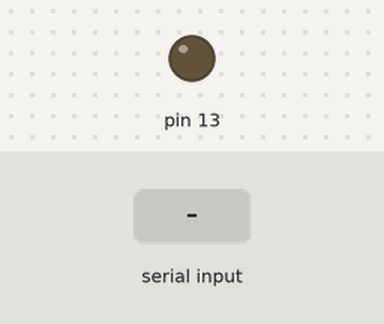
This sketch was run on a simulated Arduino Uno, built with avr-gcc and run on an emulated ATmega328P. Parts: output pins drawn as LEDs (lit = HIGH). The inputs (shaded band) are chosen by the test bench. What the sketch prints to the serial monitor is not drawn.

Above: at 1.2 s.
1.3 s: "d" received over Serial
Timing chart, 0 to 4.3 s (numbered marks = the images above; inputs shaded):
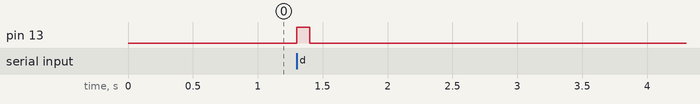

Measured:
- after the input at 1.3 s, pin 13: LOW → HIGH at once, → LOW 0.10 s later

The sketch:

uart.ino
```cpp
void setup()
{
  Serial.begin(9600);
  pinMode(13, OUTPUT);
}
uint8_t data[5] = {100, 111, 255, 123, 233};

String data_ =  {"100,123,1,  22,180"};
String data_2 = {"129,123,160,194,92"};
String data_3 = {"130,23, 15, 204,132"};
String data_4 = {"200,13, 255,224,142"};
String data_5 = {"234,233,145,0,122"};
String data_6=  {"245,50, 45, 101,142"};
String data_7 = {"40,99,  245,187,222"};

unsigned long long timer = 0;

void loop()
{
  if (millis() - timer > 3000)
  {

      Serial.println(data_);
      Serial.println(data_2);
      Serial.println(data_3);
      Serial.println(data_4);
      Serial.println(data_5);
      Serial.println(data_6);
      Serial.println(data_7);

    timer = millis();

    }

while(Serial.available())
{
  char c = Serial.read();
  if (c == 'd')
  {
    digitalWrite(13, HIGH);
    delay(100);
    digitalWrite(13, LOW);
    delay(100);
  }

  else
  {
    digitalWrite(13, LOW);
  }
 }
}
```
